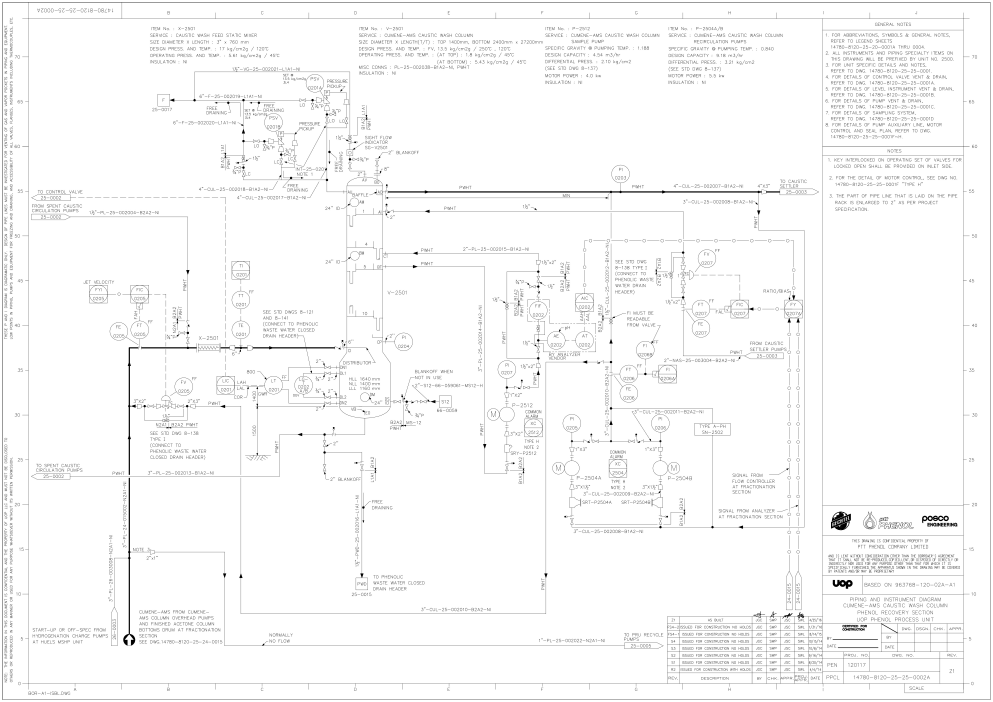
#> input picture garnet/tests/input/14780-8120-25-25-0002A.jpg, 4962 x 3508 px (shown at 1/5 size)
$ python review_gate.py --dir ../tests/input
#> lines starting #> are read from the running program, lines starting #| are printed output that depends on the picture
#!/usr/bin/env python
"""Stage 5b review gate — clean up the traced network, mostly in Python.

Stage 5b produces walks that are mostly real pipe but include dashed-line followers,
duplicates of an existing trace, and runs that stop in empty space. This gate applies the
three rules in `review_rules.md`.

**Most of it is deterministic.** The vision model was being asked to re-derive arithmetic that
pixels already answer:

    R1  solid line          -> ink/offset screen + "are the gaps inside a known symbol?"
    R2  one line per place  -> rasterise, intersect, count        (pure geometry)
    R3  valid terminal      -> set membership + bbox consistency  (pure lookup)

R2 and R3 are decided in Python, full stop. R1 is also decided in Python when it is clear-cut
(blank paper, or a clean centred run). Only the genuine residual reaches the model: a path
that is mostly-but-not-quite on ink with gaps no known symbol explains — the one case where a
local pixel test cannot tell an inline valve from a text label.

    python -m garnet.stage5b.review_gate --stem 14780-8120-25-25-0002A --dry-run   # inspect, no API call
    python -m garnet.stage5b.review_gate --stem 14780-8120-25-25-0002A --no-llm    # deterministic only
    python -m garnet.stage5b.review_gate --stem 14780-8120-25-25-0002A             # + model on residual

The gate reports verdicts and emits the surviving network (`reviewed_walks.json`); it never
invents geometry.
"""

from __future__ import annotations

import argparse
import base64
import json
import logging
import os
import re
import sys
import urllib.error
import urllib.request
from collections import Counter
from pathlib import Path

import cv2
import numpy as np

REPO_ROOT = Path(__file__).resolve().parents[2]
log = logging.getLogger("stage5b.review")

DEFAULT_MODEL = "deepseek-v4.1-flash"
DEFAULT_BASE_URL = "https://ollama.com/v1"
ENV_PATH = Path.home() / ".hermes" / ".env"

# Terminals that are legitimate places for a pipe to end (rule R3).
# `pressure_relief_valve` is a real endpoint: a PSV terminates a run, it does not pass through.
VALID_TERMINALS = {"equipment", "page_connection", "tee_junction", "instrument_tag",
                   "pressure_relief_valve"}
# R3: a branch walk stopping on its parent line is a valid WALK but not a network endpoint.
BRANCH_TERMINALS = {"branch_connection"}
# R3: a walk that never reached anything.
DEAD_TERMINALS = {"dead_end", "no_pipe", "max_steps", "sheet_edge"}

# ---------------------------------------------------------------------------
# thresholds — see review_rules.md for reasoning and the calibration table
# ---------------------------------------------------------------------------
# Ink window: how far off the traced centreline ink may sit and still count. Calibrated on a
# known-good and a known-bad walk. The walker snaps ~1px off the drawn line and JPEG
# antialiasing leaves a fringe, so 0 is useless (both score ~0.04). At 4px the BAD walk scores
# a perfect 1.00 because it passes within 8px of UNRELATED ink — the window stops
# discriminating. 2px separated good from bad by 0.31.
INK_TOL = 2
# Perpendicular offset: ink within this many px of the centreline counts as "on the line".
ON_LINE_TOL = 1
# Beyond this, a point is "far" from the line (summary statistic only).
FAR_TOL = 3

COVERAGE_HOPELESS = 0.20   # mostly gap -> deterministic reject, no model needed
# A run of path over paper that no known symbol explains. Long ones are deterministically bad:
# there is nothing drawn to follow.
UNEXPLAINED_REJECT_PX = 100
# A gap counts as "explained" only if this fraction of it lies inside known object bboxes.
# Using any() let one known pixel anywhere in a 200px gap excuse the whole gap, which is how a
# blank-paper run scored zero unexplained pixels.
GAP_EXPLAINED_FRAC = 0.50
# Accept when every interruption is a known symbol AND there is ink under the path at all.
#
# NOTE: this deliberately does NOT gate on `on_line`. Requiring a high centred-fraction here
# was backwards — a walk following real pipe through inline valves scores a LOW on_line
# (median offset can be 0 while the fraction is 0.60) because ink inside a valve body sits off
# the centreline. Symbols both depress the score and explain the gaps, so on_line is a
# diagnostic, not a gate. Calibrated on 12 hand-labelled walks: `unexplained == 0 and
# coverage >= 0.60` accepted 5 of 6 good walks with 0 false accepts, cutting the residual from
# 24 to 7.
COVERAGE_OK = 0.60
# on_line at/above this is reported as "cleanly centred" in the reason text.
ON_LINE_CLEAN = 0.95

OVERLAP_TRIVIAL = 10       # px; a shared junction pixel is not duplication
NEAR_DUP_RATIO = 0.85      # this much of a walk already covered -> duplicate
PURE_DUP_RATIO = 0.95      # this much -> nothing new, reject rather than trim

PROMPT_PATH = Path(__file__).with_name("review_prompt.md")

# severity order for merging per-rule verdicts into one action
SEVERITY = {"accept": 0, "flag": 1, "trim": 2, "reject": 3, "review": 1, "unsure": 1}


# ---------------------------------------------------------------------------
# loading
# ---------------------------------------------------------------------------


def load_walks(out_dir: Path) -> dict[str, dict]:
    """Every walk from both artifacts, tagged with its kind and a stable id."""
    walks: dict[str, dict] = {}
    t = out_dir / "stage5b_trace_results.json"
    if t.is_file():
        for tid, v in json.loads(t.read_text()).items():
            walks[tid] = {**v, "_kind": "trace", "_id": tid}
    b = out_dir / "stage5b_branch_trace_results.json"
    if b.is_file():
        for bid, v in (json.loads(b.read_text()).get("branches") or {}).items():
            walks[bid] = {**v, "_kind": "branch", "_id": bid}
    return walks


# [456 lines left out: functions walk_pixels, walk_pixels_dir, known_object_mask, r1_profile, r1_verdict, overlap_analysis and 10 more, not called in this run]


# ---------------------------------------------------------------------------
# main
# ---------------------------------------------------------------------------


def main(argv: list[str] | None = None) -> int:
    p = argparse.ArgumentParser(description=__doc__,
                                formatter_class=argparse.RawDescriptionHelpFormatter)
    p.add_argument("--stem", default="14780-8120-25-25-0002A")
    p.add_argument("--indir", default="garnet/tests/input")
    p.add_argument("--dir", default=None,
                   help="stage5b output dir (default output/stage5b_<stem>)")
    p.add_argument("--out", default=None, help="review output dir (default <dir>/review)")
    p.add_argument("--model", default=DEFAULT_MODEL)
    p.add_argument("--base-url", default=DEFAULT_BASE_URL)
    p.add_argument("--api-key", default=None)
    p.add_argument("--max-tokens", type=int, default=1500)
    p.add_argument("--timeout", type=int, default=180)
    p.add_argument("--dry-run", action="store_true",
                   help="Write crops + prompts for the residual, but do NOT call the model.")
    p.add_argument("--no-llm", action="store_true",
                   help="Deterministic verdicts only; never call the model.")
    p.add_argument("--keep-all", action="store_true",
                   help="Retain every walk regardless of verdict. Verdicts are still computed "
                        "and recorded as `verdict_action`/`overridden`, but nothing is dropped.")
    p.add_argument("--limit", type=int, default=0, help="Cap residual calls (0 = all).")
    p.add_argument("--verbose", action="store_true")
    args = p.parse_args(argv)

    logging.basicConfig(level=logging.INFO if args.verbose else logging.WARNING,
                        format="%(levelname)s %(message)s")

    indir = Path(args.indir)
    if not indir.is_absolute():
        indir = REPO_ROOT / indir
    sdir = Path(args.dir) if args.dir else Path(f"output/stage5b_{args.stem}")
    if not sdir.is_absolute():
        sdir = REPO_ROOT / sdir
    out_dir = Path(args.out) if args.out else sdir / "review"
    if not out_dir.is_absolute():
        out_dir = REPO_ROOT / out_dir
    out_dir.mkdir(parents=True, exist_ok=True)

    image = cv2.imread(str(indir / f"{args.stem}.jpg"))
#> image is the input picture: shape (3508, 4962, 3); min 0, max 255, mean 249
    if image is None:
        print(f"error: cannot read {indir / f'{args.stem}.jpg'}", file=sys.stderr)
        return 1
    ink = (cv2.cvtColor(image, cv2.COLOR_BGR2GRAY) < 128).astype(np.uint8)
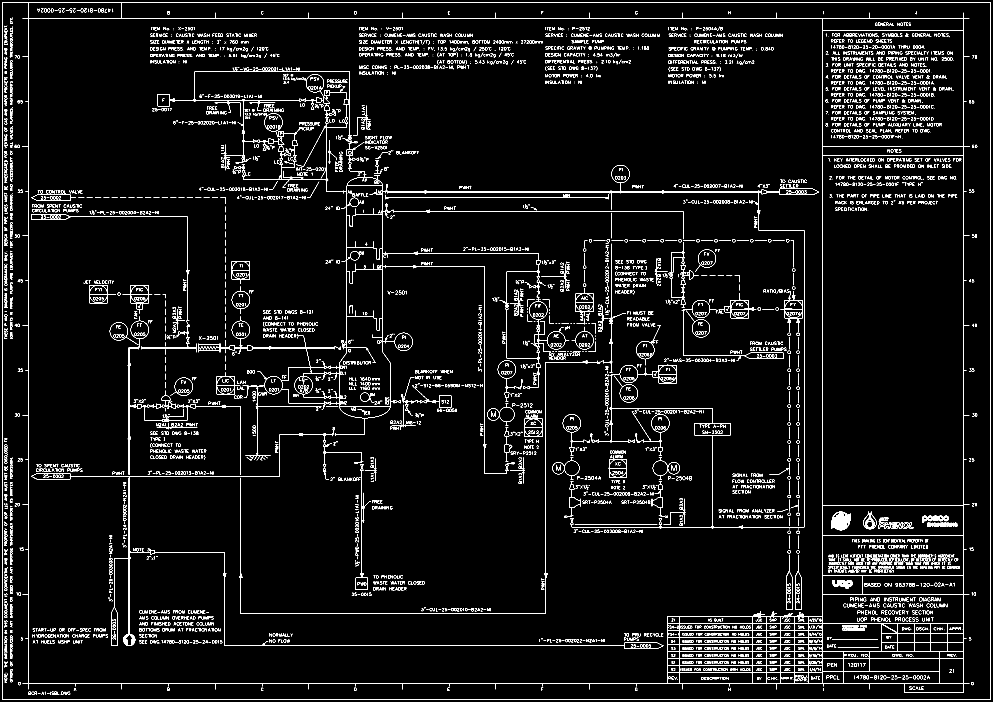
#> ink: shape (3508, 4962) (shown at 1/5 size); values 0 (black) and 1 (white), 2.3% white in thin lines or dots

    walks = load_walks(sdir)
    if not walks:
        print(f"error: no stage5b artifacts in {sdir}", file=sys.stderr)
        return 1
    equipment = []
    ep = sdir / "stage3_equipment_bboxes.json"
    if ep.is_file():
        equipment = json.loads(ep.read_text()).get("equipment", [])
    objects = json.loads((sdir / "stage4_objects.json").read_text()).get("objects", [])

    # id -> bbox for the R3 consistency check
    bboxes: dict[str, dict] = {}
    for o in objects:
        if isinstance(o.get("bbox"), dict):
            bboxes[str(o.get("id"))] = o["bbox"]
    for e in equipment:
        if isinstance(e.get("bbox"), dict):
            bboxes[str(e.get("id"))] = e["bbox"]

    n_trace = sum(1 for v in walks.values() if v["_kind"] == "trace")
    print(f"{args.stem}: {len(walks)} walks ({n_trace} traces, {len(walks) - n_trace} branches)")

    # ---- measure ----
    known = known_object_mask(ink.shape, objects, equipment)
    print(f"  known-symbol footprint: {known.sum() / known.size * 100:.1f}% of the sheet")
    profs = {k: r1_profile(v, ink, known) for k, v in walks.items()}
    ovs = overlap_analysis(walks, ink.shape)

    # ---- deterministic verdicts ----
    results: dict[str, dict] = {}
    for wid, walk in walks.items():
        if walk.get("segments"):
            r1 = r1_verdict(profs[wid])
            r2 = r2_verdict(ovs[wid], walk)
        else:
            r1 = {"verdict": "reject", "reason": "no segments traced"}
            r2 = {"verdict": "accept", "reason": "no linework drawn"}
        r3 = r3_verdict(walk, bboxes)
        results[wid] = {"path_id": wid, "kind": walk["_kind"], "profile": profs[wid],
                        "R1": r1, "R2": r2, "R3": r3, "llm": None,
                        "needs_llm": r1["verdict"] == "review"}

    residual = [w for w, r in results.items() if r["needs_llm"]]
    residual.sort(key=lambda w: profs[w]["on_line"])
    if args.limit:
        residual = residual[:args.limit]
    if args.no_llm:
        residual = []

    det = Counter()
    for r in results.values():
        for rule in ("R1", "R2", "R3"):
            det[f"{rule}:{r[rule]['verdict']}"] += 1
    print("  deterministic verdicts:")
    for k in sorted(det):
        print(f"    {k:14} {det[k]:>3}")
    print(f"  residual -> model: {len(residual)}")
    for wid in residual:
        print(f"    {wid:26} {results[wid]['R1']['reason']}")

    # ---- crops + model, residual only ----
    key = "" if (args.dry_run or args.no_llm) else _api_key(args.api_key)
    if not args.dry_run and not args.no_llm and not key:
        print("error: no OLLAMA_API_KEY found (set --api-key or ~/.hermes/.env)", file=sys.stderr)
        return 1

    for i, wid in enumerate(residual, start=1):
        walk = walks[wid]
        crop, origin = crop_for(walk, image)
        others = [w for k, w in walks.items()
                  if k != wid and (ovs.get(k) or {}).get("most_overlapping") == wid]
        drawn = draw_crop(walk, crop, origin, equipment, others[:12])
        prompt = build_prompt(walk, profs[wid], ovs[wid], crop.shape[:2], origin,
                              results[wid]["R1"]["reason"])

        stem = re.sub(r"[^A-Za-z0-9_.-]", "_", wid)
        name = f"crop_{i:03d}_{stem}.png"
        cv2.imwrite(str(out_dir / name), drawn)
        (out_dir / f"prompt_{i:03d}_{stem}.txt").write_text(prompt, encoding="utf-8")
        results[wid]["crop"] = name
        results[wid]["prompt"] = f"prompt_{i:03d}_{stem}.txt"

        if args.dry_run or args.no_llm:
            print(f"  [{i}/{len(residual)}] {wid:26} -> pending (no model call)")
            continue
        _, buf = cv2.imencode(".png", drawn)
        b64 = base64.b64encode(buf.tobytes()).decode()
        try:
            resp = call_vision(b64, prompt, model=args.model, base_url=args.base_url,
                               api_key=key, max_tokens=args.max_tokens,
                               timeout=args.timeout)
            content = (resp.get("choices") or [{}])[0].get("message", {}).get("content") or ""
            v = parse_verdict(content)
        except (urllib.error.URLError, urllib.error.HTTPError, TimeoutError, OSError) as e:
            v = {"verdict": "unsure", "reason": f"api error: {e}", "rules": [],
                 "confidence": 0.0, "trim_from": None}
        results[wid]["llm"] = v
        results[wid]["needs_llm"] = False
        print(f"  [{i}/{len(residual)}] {wid:26} -> {v['verdict']:7} "
              f"conf={v['confidence']:.2f} {v['reason'][:60]}")

    # ---- merge into one action per walk ----
    for wid, rec in results.items():
        acts = {"R1": dict(rec["R1"]), "R2": dict(rec["R2"]), "R3": dict(rec["R3"])}
        if acts["R1"]["verdict"] == "review":
            llm = rec.get("llm")
            acts["R1"] = {"verdict": llm["verdict"] if llm else "review",
                          "reason": (llm or {}).get("reason", "pending model review"),
                          "trim_from": (llm or {}).get("trim_from")}
        worst = max(acts.items(), key=lambda kv: SEVERITY.get(kv[1]["verdict"], 0))
        final = worst[1]["verdict"]
        # a `flag` must survive a lower-severity verdict, but not override reject/trim
        if final == "accept" and any(v["verdict"] == "flag" for v in acts.values()):
            final = "flag"
        rec["verdict_action"] = final          # what the rules concluded
        rec["final_action"] = "accept" if args.keep_all else final
        rec["overridden"] = bool(args.keep_all and final != "accept")
        rec["decided_by"] = "python" if (rec.get("llm") is None and not rec["needs_llm"]) \
            else "python+llm"
        rec["reasons"] = {k: v.get("reason", "") for k, v in acts.items()}
        rec["trim_from"] = next((v.get("trim_from") for v in acts.values()
                                 if v["verdict"] == "trim" and v.get("trim_from")), None)

    survivors = {w: r for w, r in results.items() if r["final_action"] != "reject"}
    (out_dir / "reviewed_walks.json").write_text(json.dumps({
        "stem": args.stem,
        "keep_all": bool(args.keep_all),
        "policy": ("keep_all: every walk is retained; `verdict_action` records what the rules "
                   "concluded (see `overridden`)"
                   if args.keep_all else
                   "reject drops the walk; trim keeps segments before trim_from; flag keeps the "
                   "walk but marks it not-an-endpoint or label-inconsistent"),
        "kept": {w: {"kind": r["kind"], "final_action": r["final_action"],
                     "verdict_action": r["verdict_action"],
                     "overridden": r["overridden"],
                     "trim_from": r["trim_from"], "reasons": r["reasons"]}
                 for w, r in survivors.items()},
        "dropped": {w: {"kind": r["kind"], "reasons": r["reasons"]}
                    for w, r in results.items() if r["final_action"] == "reject"},
    }, indent=2), encoding="utf-8")

    llm_calls = sum(1 for r in results.values() if r.get("llm"))
    payload = {
        "stem": args.stem, "model": args.model,
        "dry_run": bool(args.dry_run), "no_llm": bool(args.no_llm),
        "walks_total": len(walks), "llm_calls": llm_calls,
        "deterministic_verdicts": dict(det),
        "rules": {"R1": "solid line", "R2": "one trace per line", "R3": "valid terminal"},
        "thresholds": {"INK_TOL": INK_TOL, "COVERAGE_HOPELESS": COVERAGE_HOPELESS,
                       "UNEXPLAINED_REJECT_PX": UNEXPLAINED_REJECT_PX,
                       "GAP_EXPLAINED_FRAC": GAP_EXPLAINED_FRAC,
                       "ON_LINE_CLEAN": ON_LINE_CLEAN,
                       "NEAR_DUP_RATIO": NEAR_DUP_RATIO, "PURE_DUP_RATIO": PURE_DUP_RATIO},
        "results": results,
    }
    (out_dir / "review_results.json").write_text(json.dumps(payload, indent=2), encoding="utf-8")

    print(f"\nfinal actions: {dict(Counter(r['final_action'] for r in results.values()))}")
    print(f"model calls: {llm_calls} of {len(walks)} walks")
    print(f"{'DRY RUN' if args.dry_run else 'REVIEW'}"
          f"{' (no-llm)' if args.no_llm else ''} -> {out_dir}")
    return 0


if __name__ == "__main__":
#> (the run stopped early here; a loop or call above may not have finished)

$ run again, with garnet/tests/input/14780-8120-25-25-0004A.jpg copied over garnet/tests/input/14780-8120-25-25-0002A.jpg
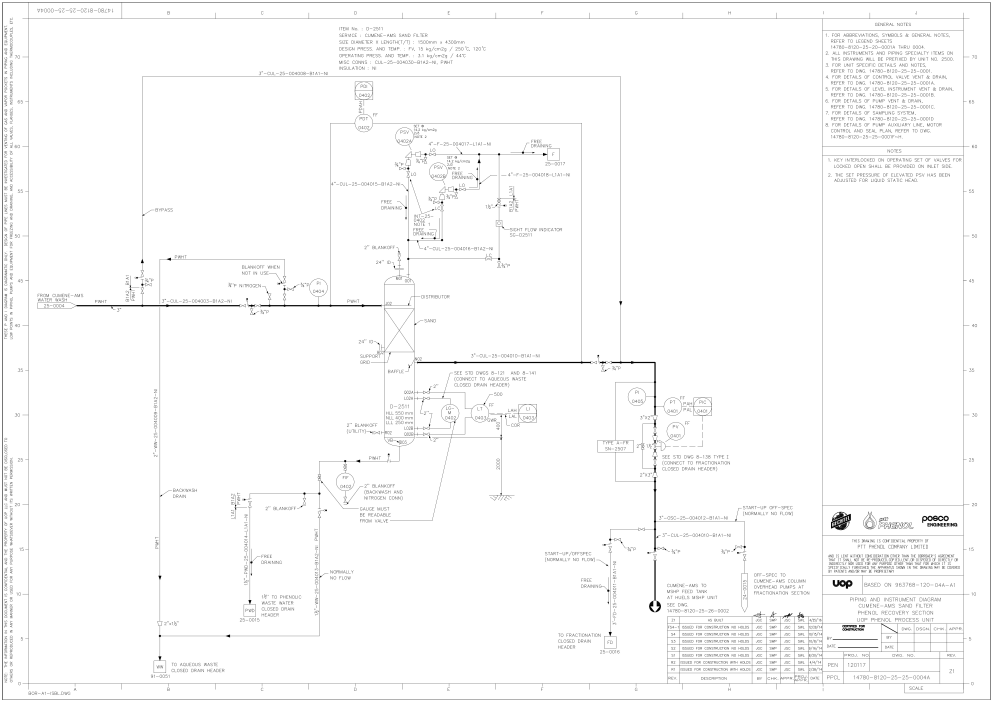
#> input picture garnet/tests/input/14780-8120-25-25-0004A.jpg, 4963 x 3509 px (shown at 1/5 size)
#> in main, image is the input picture: shape (3509, 4963, 3); min 0, max 255, mean 250.5
#> in main, `ink = (cv2.cvtColor(image, cv2.COLOR_BGR2GRAY) < 128).astype(np.uint8)`:
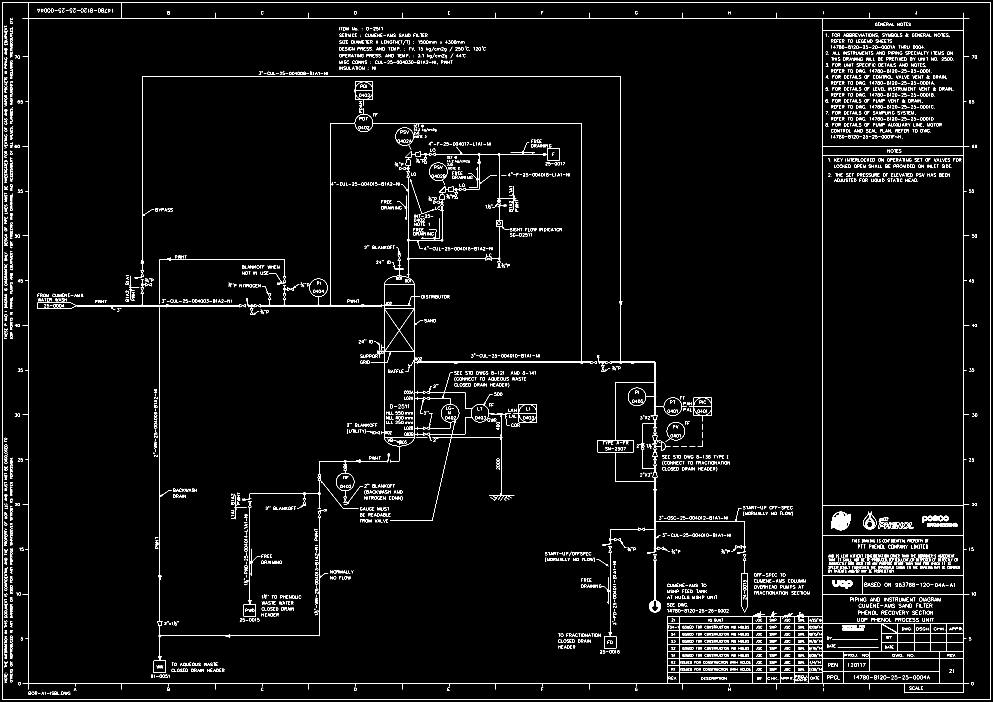
#> ink: shape (3509, 4963) (shown at 1/5 size); values 0 (black) and 1 (white), 1.7% white in thin lines or dots
